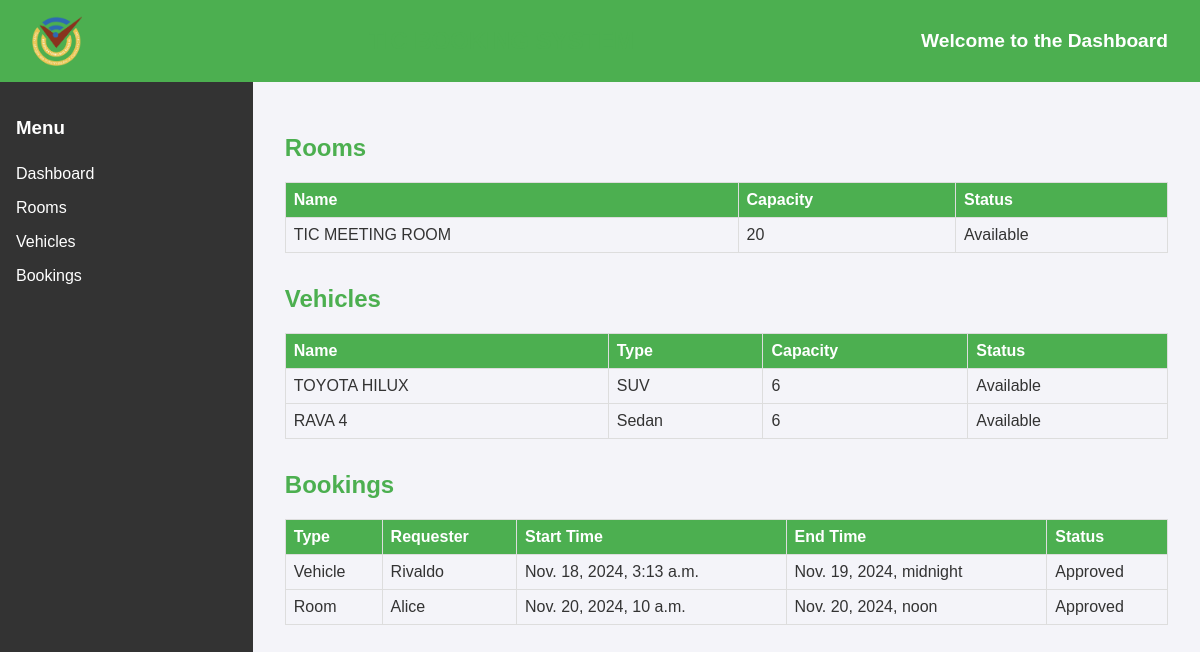
Before: / with the older database file.
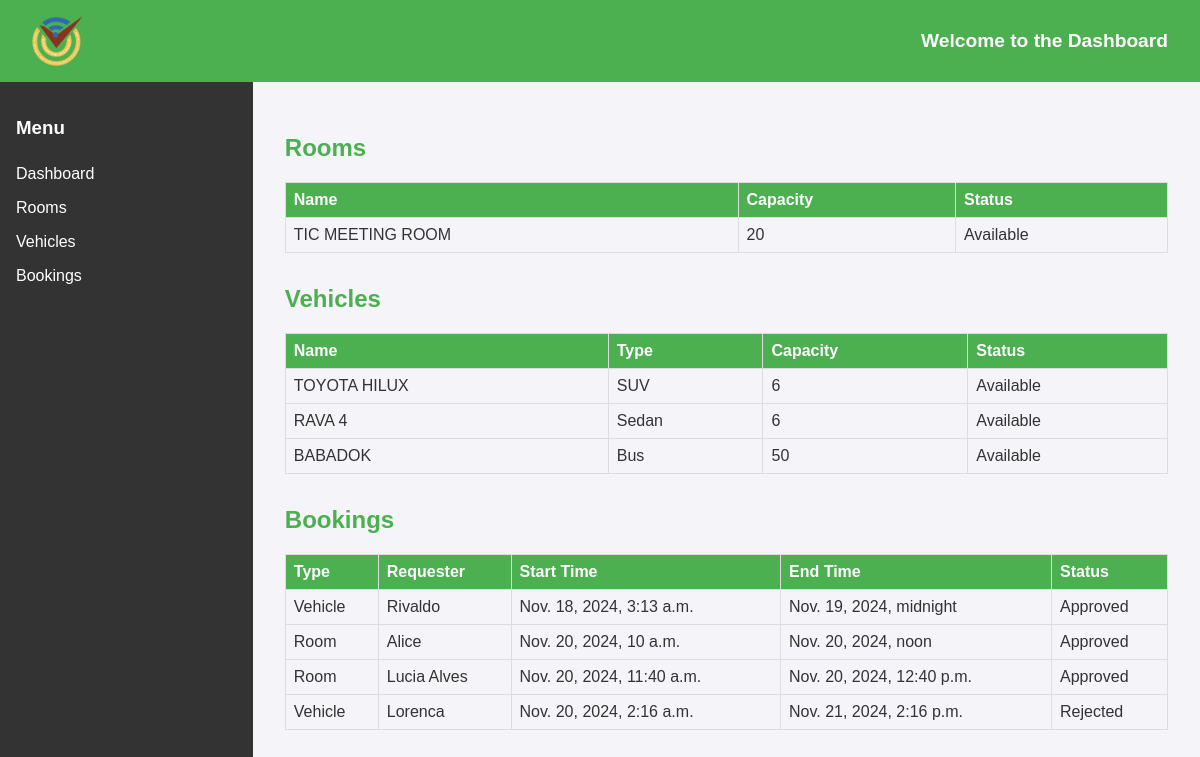
After: the same page with the newer database file.
### bookingsystem/models.py (models this page shows, shortened)
class Room(models.Model):
    name = models.CharField(max_length=100)
    capacity = models.IntegerField()
    status = models.CharField(max_length=50, choices=[
        ('Available', 'Available'),
        ('In Use', 'In Use'),
        ('Under Maintenance', 'Under Maintenance'),
    ])

class Vehicle(models.Model):
    name = models.CharField(max_length=100)
    type = models.CharField(max_length=50, choices=[
        ('Sedan', 'Sedan'),
        ('SUV', 'SUV'),
        ('Van', 'Van'),
        ('Truck', 'Truck'),
    ])
    capacity = models.IntegerField()
    status = models.CharField(max_length=50, choices=[
        ('Available', 'Available'),
        ('In Use', 'In Use'),
        ('Under Maintenance', 'Under Maintenance'),
    ])

class Booking(models.Model):
    resource_type = models.CharField(
        max_length=50,
        choices=[('Room', 'Room'), ('Vehicle', 'Vehicle')]
    )
    room = models.ForeignKey(
        'Room', on_delete=models.SET_NULL, null=True, blank=True
    )
    vehicle = models.ForeignKey(
        'Vehicle', on_delete=models.SET_NULL, null=True, blank=True
    )
    destination_address = models.CharField(max_length=255, null=True)
    travel_description = models.TextField(null=True)
    requester_name = models.CharField(max_length=100)
    start_time = models.DateTimeField()
    end_time = models.DateTimeField()
    status = models.CharField(
    max_length=50,
    choices=[('Pending', 'Pending'), ('Approved', 'Approved'), ('Rejected', 'Rejected')],
    default='Pending'
    )

### bookingsystem/views.py (the view)
# urls.py: path('', views.dashboard, name='dashboard'), # Path kosong diarahkan ke dashboard
def dashboard(request):
    rooms = Room.objects.all()
    vehicles = Vehicle.objects.all()
    bookings = Booking.objects.all()
    context = {
        'rooms': rooms,
        'vehicles': vehicles,
        'bookings': bookings,
    }
    return render(request, 'dashboard.html', context)

### bookingsystem/templates/dashboard.html (shortened to what this page needs)
<!DOCTYPE html>
<html lang="en">
<head>
</head>
<body>
    <header>
        <img src="static/images/logo.png" alt="Logo">
        <h1>TIC BOOKING SYSTEM</h1>
        <span>Welcome to the Dashboard</span>
    </header>
    <div class="container">
        <div class="sidebar">
            <h3>Menu</h3>
            <a href="#">Dashboard</a>
            <a href="#">Rooms</a>
            <a href="#">Vehicles</a>
            <a href="#">Bookings</a>
        </div>
        <div class="main-content">
            <h2>Rooms</h2>
            <table>
                <thead>
                    <tr>
                        <th>Name</th>
                        <th>Capacity</th>
                        <th>Status</th>
                    </tr>
                </thead>
                <tbody>
                    {% for room in rooms %}
                        <tr>
                            <td>{{ room.name }}</td>
                            <td>{{ room.capacity }}</td>
                            <td>{{ room.status }}</td>
                        </tr>
                    {% empty %}
                        <tr>
                            <td colspan="3" class="no-data">No rooms available.</td>
                        </tr>
                    {% endfor %}
                </tbody>
            </table>
            <h2>Vehicles</h2>
            <table>
                <thead>
                    <tr>
                        <th>Name</th>
                        <th>Type</th>
                        <th>Capacity</th>
                        <th>Status</th>
                    </tr>
                </thead>
                <tbody>
                    {% for vehicle in vehicles %}
                        <tr>
                            <td>{{ vehicle.name }}</td>
                            <td>{{ vehicle.type }}</td>
                            <td>{{ vehicle.capacity }}</td>
                            <td>{{ vehicle.status }}</td>
                        </tr>
                    {% empty %}
                        <tr>
                            <td colspan="4" class="no-data">No vehicles available.</td>
                        </tr>
                    {% endfor %}
                </tbody>
            </table>
            <h2>Bookings</h2>
            <table>
                <thead>
                    <tr>
                        <th>Type</th>
                        <th>Requester</th>
                        <th>Start Time</th>
                        <th>End Time</th>
                        <th>Status</th>
                    </tr>
                </thead>
                <tbody>
                    {% for booking in bookings %}
                        <tr>
                            <td>{{ booking.resource_type }}</td>
                            <td>{{ booking.requester_name }}</td>
                            <td>{{ booking.start_time }}</td>
                            <td>{{ booking.end_time }}</td>
                            <td>{{ booking.status }}</td>
                        </tr>
                    {% empty %}
                        <tr>
                            <td colspan="5" class="no-data">No bookings available.</td>
                        </tr>
                    {% endfor %}
                </tbody>
            </table>
        </div>
    </div>
</body>
</html>

### bookingsystem/templates/dashboard.html (style rules this page uses)
body { font-family: Arial, sans-serif; margin: 0; padding: 0; background-color: #f4f4f9; color: #333; }
header { display: flex; align-items: center; justify-content: space-between; background-color: #4CAF50; color: white; padding: 1rem 2rem; }
header img { height: 50px; }
header h1 { margin: 0; font-size: 1.5rem; }
header span { font-size: 1.2rem; font-weight: bold; }
.container { display: flex; flex-direction: row; }
.sidebar { width: 20%; background-color: #333; color: white; padding: 1rem; height: 100vh; }
.sidebar a { display: block; color: white; text-decoration: none; padding: 0.5rem 0; }
.main-content { width: 80%; padding: 2rem; }
h1, h2 { color: #4CAF50; }
table { width: 100%; border-collapse: collapse; margin-bottom: 2rem; }
table th, table td { border: 1px solid #ddd; padding: 8px; text-align: left; }
table th { background-color: #4CAF50; color: white; }

Changed rows visible on the page:
added Vehicle: name "BABADOK", type "Bus", capacity "50", status "Available"
added Booking: resource_type "Room", requester_name "Lucia Alves", start_time "Nov. 20, 2024, 11:40 a.m.", end_time "Nov. 20, 2024, 12:40 p.m.", status "Approved"
added Booking: resource_type "Vehicle", requester_name "Lorenca", start_time "Nov. 20, 2024, 2:16 a.m.", end_time "Nov. 21, 2024, 2:16 p.m.", status "Rejected"
